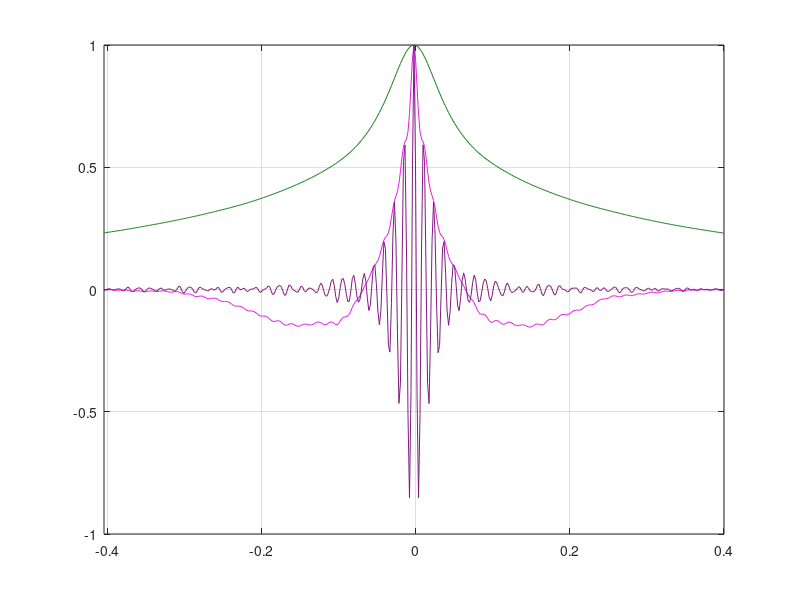

This chart was generated by the following MATLAB code:
load("trace_paper_corr.mat");
plot(x, avg_spec,'color', [0.1 0.5 0.1], LineWidth=2); hold on
%ribbons(x,overall_spec, [0.1 0.5 0.1],[],'ci');
hold on
% plot(x, avg_spec_filtered, 'color',[0.1 0.9 0.1], LineWidth=2); hold on
% %ribbons(x,overall_spec_filtered,[0.1 0.9 0.1],[],'ci');
% hold on
plot(x, avg_raw,'color', [0.9 0.1 0.9], LineWidth=2); hold on
%ribbons(x,overall_raw, [0.9 0.1 0.9],[],'ci');
hold on
plot(x, avg_filtered, 'color',[0.5 0.1 0.5], LineWidth=2); hold on
%ribbons(x,overall_filtered,[0.5 0.1 0.5],[],'ci');
hold on
% disp(column_avg);
% xlim([data_points+1, 512-data_points])
xlim([ts(50) ts(462)]);
% legend('Raw\_trace\_Spectrogram', '','Raw\_trace\_Spectrogram, 95% CI', '','Filtered\_trace\_Spectrogram','','Filtered\_trace\_Spectrogram, 95% CI', 'Raw\_trace', 'Raw\_trace, 95% CI','Filtered\_trace','Filtered\_trace, 95% CI');
% legend('','Raw\_trace\_Spectrogram','', '', 'Filtered\_trace\_Spectrogram','','', 'Raw\_trace', '','','Filtered\_trace','');
grid on
set(gcf,'color','w')
set(gca,'ylim', [-1 1])
